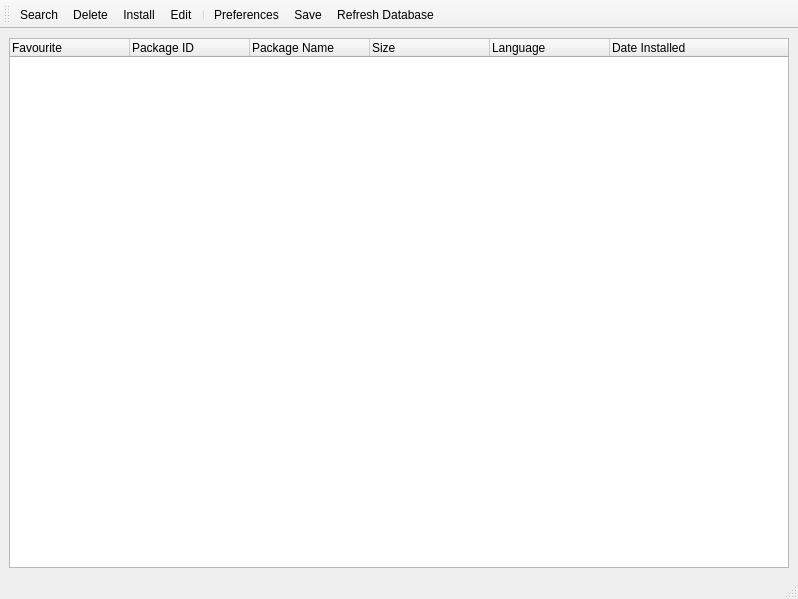
<?xml version="1.0" encoding="UTF-8"?>
<ui version="4.0">
 <class>MainWindow</class>
 <widget class="QMainWindow" name="MainWindow">
  <property name="geometry">
   <rect>
    <x>0</x>
    <y>0</y>
    <width>798</width>
    <height>599</height>
   </rect>
  </property>
  <property name="sizePolicy">
   <sizepolicy hsizetype="Expanding" vsizetype="Expanding">
    <horstretch>0</horstretch>
    <verstretch>0</verstretch>
   </sizepolicy>
  </property>
  <property name="windowTitle">
   <string>PkgHunt</string>
  </property>
  <widget class="QWidget" name="centralwidget">
   <layout class="QGridLayout" name="gridLayout">
    <item row="0" column="0">
     <widget class="QTableWidget" name="tableWidget">
      <property name="minimumSize">
       <size>
        <width>0</width>
        <height>0</height>
       </size>
      </property>
      <property name="autoFillBackground">
       <bool>false</bool>
      </property>
      <property name="frameShape">
       <enum>QFrame::StyledPanel</enum>
      </property>
      <property name="frameShadow">
       <enum>QFrame::Sunken</enum>
      </property>
      <property name="editTriggers">
       <set>QAbstractItemView::AnyKeyPressed|QAbstractItemView::DoubleClicked|QAbstractItemView::EditKeyPressed</set>
      </property>
      <property name="dragEnabled">
       <bool>false</bool>
      </property>
      <property name="dragDropOverwriteMode">
       <bool>false</bool>
      </property>
      <property name="dragDropMode">
       <enum>QAbstractItemView::NoDragDrop</enum>
      </property>
      <property name="defaultDropAction">
       <enum>Qt::IgnoreAction</enum>
      </property>
      <property name="alternatingRowColors">
       <bool>true</bool>
      </property>
      <property name="selectionMode">
       <enum>QAbstractItemView::ExtendedSelection</enum>
      </property>
      <property name="selectionBehavior">
       <enum>QAbstractItemView::SelectRows</enum>
      </property>
      <property name="gridStyle">
       <enum>Qt::DashLine</enum>
      </property>
      <property name="sortingEnabled">
       <bool>true</bool>
      </property>
      <attribute name="horizontalHeaderVisible">
       <bool>true</bool>
      </attribute>
      <attribute name="horizontalHeaderCascadingSectionResizes">
       <bool>false</bool>
      </attribute>
      <attribute name="horizontalHeaderDefaultSectionSize">
       <number>120</number>
      </attribute>
      <attribute name="horizontalHeaderMinimumSectionSize">
       <number>30</number>
      </attribute>
      <attribute name="horizontalHeaderShowSortIndicator" stdset="0">
       <bool>true</bool>
      </attribute>
      <attribute name="horizontalHeaderStretchLastSection">
       <bool>true</bool>
      </attribute>
      <attribute name="verticalHeaderVisible">
       <bool>false</bool>
      </attribute>
      <attribute name="verticalHeaderMinimumSectionSize">
       <number>21</number>
      </attribute>
      <attribute name="verticalHeaderStretchLastSection">
       <bool>false</bool>
      </attribute>
      <column>
       <property name="text">
        <string>Favourite</string>
       </property>
       <property name="textAlignment">
        <set>AlignJustify|AlignVCenter</set>
       </property>
       <property name="background">
        <color>
         <red>0</red>
         <green>0</green>
         <blue>0</blue>
        </color>
       </property>
      </column>
      <column>
       <property name="text">
        <string>Package ID</string>
       </property>
       <property name="textAlignment">
        <set>AlignJustify|AlignVCenter</set>
       </property>
      </column>
      <column>
       <property name="text">
        <string>Package Name</string>
       </property>
       <property name="textAlignment">
        <set>AlignJustify|AlignVCenter</set>
       </property>
      </column>
      <column>
       <property name="text">
        <string>Size</string>
       </property>
       <property name="textAlignment">
        <set>AlignJustify|AlignVCenter</set>
       </property>
      </column>
      <column>
       <property name="text">
        <string>Language</string>
       </property>
       <property name="textAlignment">
        <set>AlignJustify|AlignVCenter</set>
       </property>
      </column>
      <column>
       <property name="text">
        <string>Date Installed</string>
       </property>
       <property name="textAlignment">
        <set>AlignJustify|AlignVCenter</set>
       </property>
      </column>
     </widget>
    </item>
   </layout>
  </widget>
  <widget class="QStatusBar" name="statusbar"/>
  <widget class="QToolBar" name="toolBar">
   <property name="windowTitle">
    <string>toolBar</string>
   </property>
   <property name="layoutDirection">
    <enum>Qt::LeftToRight</enum>
   </property>
   <attribute name="toolBarArea">
    <enum>TopToolBarArea</enum>
   </attribute>
   <attribute name="toolBarBreak">
    <bool>false</bool>
   </attribute>
   <addaction name="actionSearch"/>
   <addaction name="actionDelete"/>
   <addaction name="actionInstall"/>
   <addaction name="actionEdit"/>
   <addaction name="separator"/>
   <addaction name="actionPreferences"/>
   <addaction name="actionSave"/>
   <addaction name="actionRefresh"/>
  </widget>
  <action name="actionSearch">
   <property name="text">
    <string>Search</string>
   </property>
   <property name="toolTip">
    <string>Search for Packages</string>
   </property>
   <property name="shortcut">
    <string>Ctrl+S</string>
   </property>
  </action>
  <action name="actionDelete">
   <property name="text">
    <string>Delete</string>
   </property>
   <property name="toolTip">
    <string>Delete the selected packages</string>
   </property>
   <property name="shortcut">
    <string>Ctrl+D</string>
   </property>
  </action>
  <action name="actionEdit">
   <property name="text">
    <string>Edit</string>
   </property>
   <property name="toolTip">
    <string>Edit the details of a package</string>
   </property>
   <property name="shortcut">
    <string>Ctrl+E</string>
   </property>
  </action>
  <action name="actionPreferences">
   <property name="text">
    <string>Preferences</string>
   </property>
   <property name="toolTip">
    <string>Change preferences</string>
   </property>
   <property name="shortcut">
    <string>Ctrl+P</string>
   </property>
  </action>
  <action name="actionInstall">
   <property name="text">
    <string>Install</string>
   </property>
   <property name="toolTip">
    <string>Install the selected packages</string>
   </property>
   <property name="shortcut">
    <string>Ctrl+I</string>
   </property>
  </action>
  <action name="actionSave">
   <property name="text">
    <string>Save</string>
   </property>
   <property name="toolTip">
    <string>Save changes made to packages from the main window</string>
   </property>
   <property name="shortcut">
    <string>Ctrl+Shift+S</string>
   </property>
  </action>
  <action name="actionRefresh">
   <property name="text">
    <string>Refresh Database</string>
   </property>
   <property name="toolTip">
    <string>Refresh the table</string>
   </property>
   <property name="shortcut">
    <string>Ctrl+R</string>
   </property>
  </action>
 </widget>
 <resources/>
 <connections/>
</ui>
